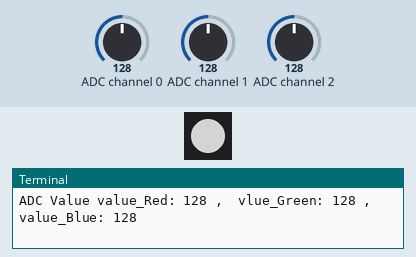
The program below on a simulated Raspberry Pi (BCM pin numbers). On the bench: 1 RGB LEDs in strip order, left to right, the last lines printed to the terminal. Inputs (shaded band) come from the test bench; at power-on: ADC channel 0 = 128, ADC channel 1 = 128, ADC channel 2 = 128 (analog values on the 0–255 scale). Dim RGB values are drawn brighter than linear.

Above: at 1.2 s.
1.3 s: ADC channel 0 set to 30
At 1.6 s:
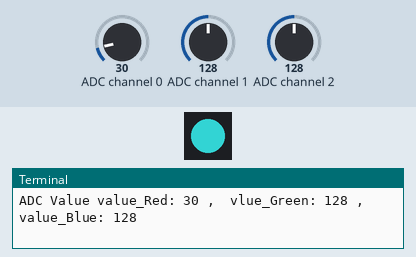
2.8 s: ADC channel 1 set to 30
At 4.0 s:
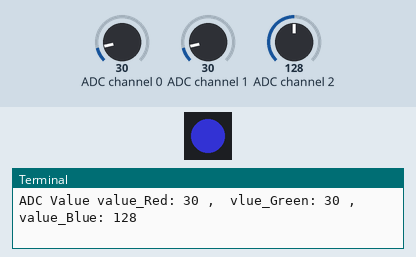
4.3 s: ADC channel 2 set to 0
At 5.1 s:
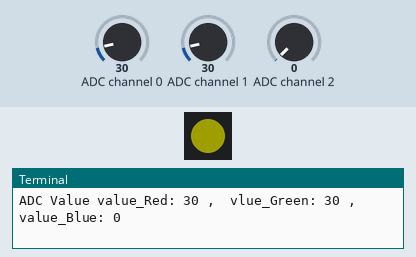
5.8 s: ADC channel 0 set to 0
At 6.6 s:
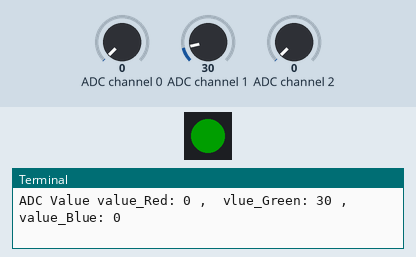
7.3 s: ADC channel 1 set to 0
At 8.5 s:
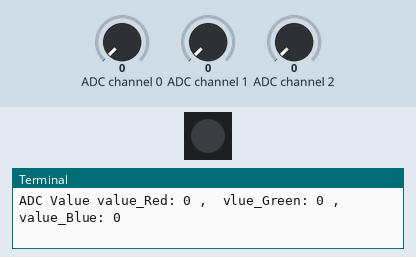
8.8 s: ADC channel 0 set to 76
At 9.7 s:
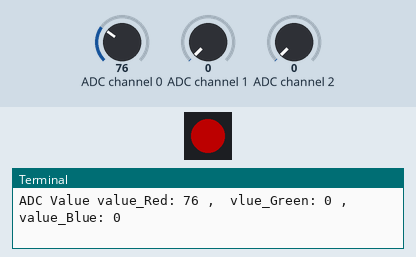
Timing chart, 0 to 11.3 s (numbered marks = the images above; inputs shaded):
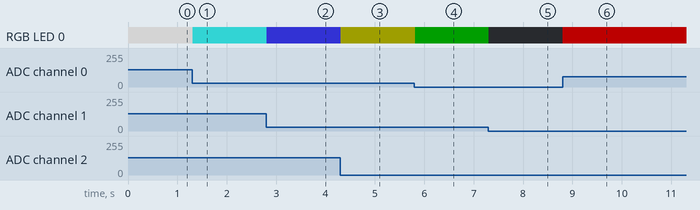

Measured:
- after the input at 1.3 s, RGB LED 0: RGB(128, 128, 128) → RGB(30, 128, 128) at once
- after the input at 2.8 s, RGB LED 0: RGB(30, 128, 128) → RGB(30, 30, 128) at once
- after the input at 4.3 s, RGB LED 0: RGB(30, 30, 128) → RGB(30, 30, 0) at once
- after the input at 5.8 s, RGB LED 0: RGB(30, 30, 0) → RGB(0, 30, 0) at once
- after the input at 7.3 s, RGB LED 0: RGB(0, 30, 0) → off at once
- after the input at 8.8 s, RGB LED 0: off → RGB(76, 0, 0) at once

The program:

ColorfulSoftlight.py
```python
from gpiozero import RGBLED
import time
from ADCDevice import *

led = RGBLED(red=22, green=27, blue=17, active_high=False)
adc = ADCDevice()

def setup():
    global adc
    if(adc.detectI2C(0x48)):
        adc = PCF8591()
    elif(adc.detectI2C(0x4b)):
        adc = ADS7830()
    else:
        exit(-1)

def loop():
    while True:
        value_Red = adc.analogRead(0)
        value_Green = adc.analogRead(1)
        value_Blue = adc.analogRead(2)
        led.red   =value_Red/255
        led.green =value_Green/255
        led.blue  =value_Blue/255
        print ('ADC Value value_Red: %d ,\tvlue_Green: %d ,\tvalue_Blue: %d'%(value_Red,value_Green,value_Blue))
        time.sleep(0.01)

def destroy():
    adc.close()
    led.close()

if __name__ == '__main__':
    print ('Program is starting ... ')
    setup()
    try:
        loop()
    except KeyboardInterrupt:
        destroy()
        print("Ending program")
```

ADCDevice.py
```python
import smbus

class ADCDevice(object):
    def __init__(self):
        self.cmd = 0
        self.address = 0
        self.bus=smbus.SMBus(1)

    def detectI2C(self,addr):
        try:
            self.bus.write_byte(addr,0)
            print("Found device in address 0x%x"%(addr))
            return True
        except:
            print("Not found device in address 0x%x"%(addr))
            return False

    def close(self):
        self.bus.close()

class PCF8591(ADCDevice):
    def __init__(self):
        super(PCF8591, self).__init__()
        self.cmd = 0x40
        self.address = 0x48

    def analogRead(self, chn):
        value = self.bus.read_byte_data(self.address, self.cmd+chn)
        value = self.bus.read_byte_data(self.address, self.cmd+chn)
        return value

    def analogWrite(self,value): # write DAC value
        self.bus.write_byte_data(address,cmd,value)

class ADS7830(ADCDevice):
    def __init__(self):
        super(ADS7830, self).__init__()
        self.cmd = 0x84
        self.address = 0x4b

    def analogRead(self, chn):
        value = self.bus.read_byte_data(self.address, self.cmd|(((chn<<2 | chn>>1)&0x07)<<4))
        return value
```
